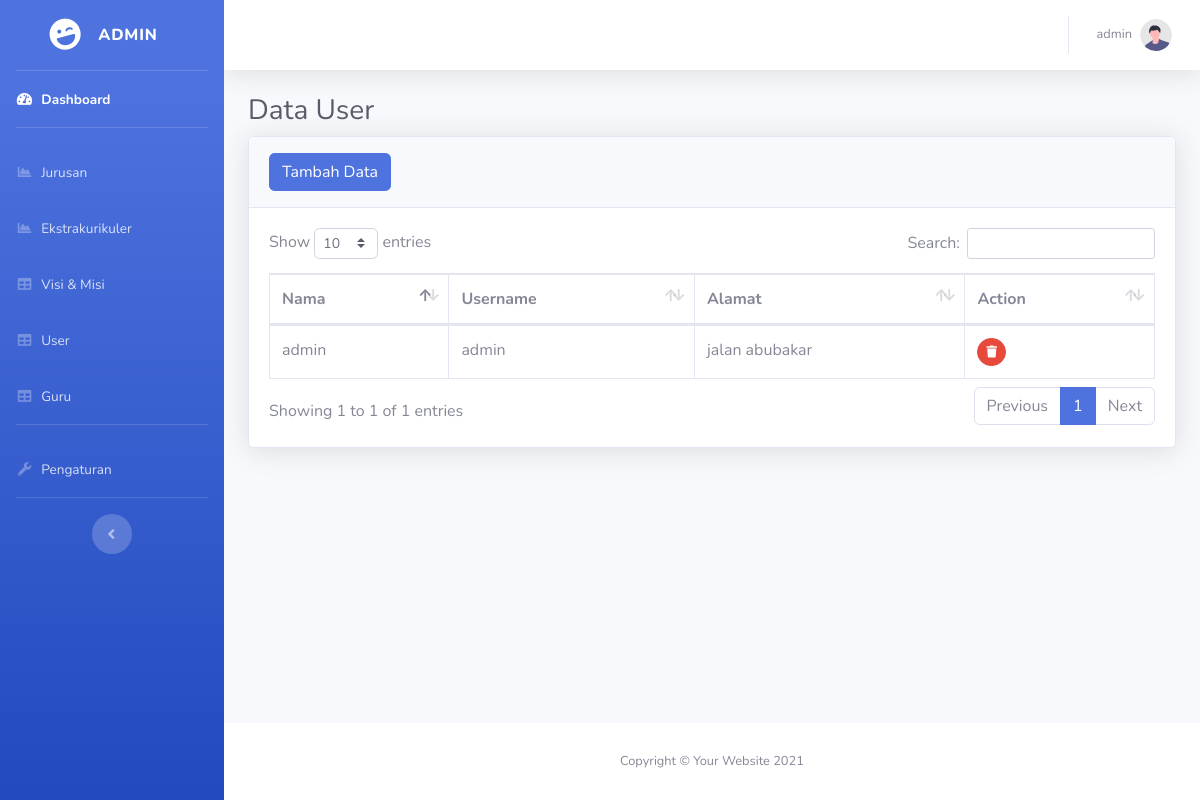
Screenshot of /admin/user.php (signed in) with the database file from the repository.
### tables this page shows
CREATE TABLE `user` (
  `id` int(11) NOT NULL,
  `nama` varchar(255) NOT NULL,
  `username` varchar(255) NOT NULL,
  `alamat` varchar(255) NOT NULL,
  `password` varchar(255) NOT NULL
);

### admin/user.php (the view, shortened to what this page needs)
<?php
include '../koneksi.php';
?>
<!DOCTYPE html>
<html lang="en">
<head>
    <link href="assets/vendor/fontawesome-free/css/all.min.css" rel="stylesheet" type="text/css">
    <link href="assets/css/sb-admin-2.min.css" rel="stylesheet">
    <link href="assets/vendor/datatables/dataTables.bootstrap4.min.css" rel="stylesheet">
</head>
<body id="page-top">
    <div id="wrapper">
        <ul class="navbar-nav bg-gradient-primary sidebar sidebar-dark accordion" id="accordionSidebar">
            <a class="sidebar-brand d-flex align-items-center justify-content-center" href="index.php">
                <div class="sidebar-brand-icon rotate-n-15">
                    <i class="fas fa-laugh-wink"></i>
                </div>
                <div class="sidebar-brand-text mx-3">Admin</div>
            </a>
            <hr class="sidebar-divider my-0">
            <li class="nav-item active">
                <a class="nav-link" href="index.php">
                    <i class="fas fa-fw fa-tachometer-alt"></i>
                    <span>Dashboard</span></a>
            </li>
            <hr class="sidebar-divider">
            <li class="nav-item">
                <a class="nav-link" href="jurusan.php">
                    <i class="fas fa-fw fa-chart-area"></i>
                    <span>Jurusan</span></a>
            </li>
            <li class="nav-item">
                <a class="nav-link" href="ekstrakurikuler.php">
                    <i class="fas fa-fw fa-chart-area"></i>
                    <span>Ekstrakurikuler</span></a>
            </li>
            <li class="nav-item">
                <a class="nav-link" href="visimisi.php">
                    <i class="fas fa-fw fa-table"></i>
                    <span>Visi & Misi</span></a>
            </li>
            <li class="nav-item">
                <a class="nav-link" href="user.php">
                    <i class="fas fa-fw fa-table"></i>
                    <span>User</span></a>
            </li>
            <li class="nav-item">
                <a class="nav-link" href="guru.php">
                    <i class="fas fa-fw fa-table"></i>
                    <span>Guru</span></a>
            </li>
            <hr class="sidebar-divider">
            <li class="nav-item">
                <a class="nav-link" href="pengaturan.php">
                    <i class="fas fa-fw fa-wrench"></i>
                    <span>Pengaturan</span></a>
            </li>
            <hr class="sidebar-divider d-none d-md-block">
            <div class="text-center d-none d-md-inline">
                <button class="rounded-circle border-0" id="sidebarToggle"></button>
            </div>
        </ul>
        <div id="content-wrapper" class="d-flex flex-column">
            <div id="content">
                <nav class="navbar navbar-expand navbar-light bg-white topbar mb-4 static-top shadow">
                    <ul class="navbar-nav ml-auto">
                        <li class="nav-item dropdown no-arrow">
                            <a class="nav-link dropdown-toggle" href="#" id="userDropdown" role="button"
                                data-toggle="dropdown" aria-haspopup="true" aria-expanded="false">
                                <span class="mr-2 d-none d-lg-inline text-gray-600 small"><?= $_SESSION['nama_admin'] ?></span>
                                <img class="img-profile rounded-circle"
                                    src="img/undraw_profile.svg">
                            </a>
                        </li>
                    </ul>
                </nav>
                <div class="container-fluid">
                    <h1 class="h3 mb-2 text-gray-800">Data User</h1>
                    <div class="card shadow mb-4">
                        <div class="card-header py-3">
                        <a href="tambahuser.php" class="btn btn-primary btn-icon-split">
                                        <span class="text">Tambah Data</span>
                                    </a>
                        </div>
                        <div class="card-body">
                            <div class="table-responsive">
                                <table class="table table-bordered" id="dataTable" width="100%" cellspacing="0">
                                    <thead>
                                        <tr>
                                            <th>Nama</th>
                                            <th>Username</th>
                                            <th>Alamat</th>
                                            <th>Action</th>
                                        </tr>
                                    </thead>
                                    <tbody>
                                    <?php
                                        $tampil = mysqli_query($koneksi, "SELECT * FROM user");
                                        while($data = mysqli_fetch_array($tampil)):
                                    ?>
                                        <tr>
                                            <td><?= $data['nama'] ?></td>
                                            <td><?= $data['username'] ?></td>
                                            <td><?= $data['alamat'] ?></td>
                                            <td>
                                            <a onclick="return confirm('Apakah Anda Yakin Ingin Menghapus Data?')" href="user.php?hal=hapus&id=<?= $data['id']?>" class="btn btn-danger btn-circle btn-sm">
                                                <i class="fas fa-trash"></i>
                                            </a>
                                            </td>
                                        </tr>
                                        <?php
                                            endwhile;
                                        ?>
                                    </tbody>
                                </table>
                            </div>
                        </div>
                    </div>
                </div>
            </div>
            <footer class="sticky-footer bg-white">
                <div class="container my-auto">
                    <div class="copyright text-center my-auto">
                        <span>Copyright &copy; Your Website 2021</span>
                    </div>
                </div>
            </footer>
        </div>
    </div>
</body>
</html>

### rows the page displays
user: nama "admin", username "admin", alamat "jalan abubakar"

### other values shown
$_SESSION['nama_admin'] "admin"
